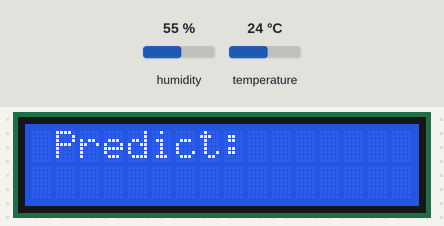
Recording of a sketch running on a simulated Arduino Uno, built with avr-gcc and run on an emulated ATmega328P. Parts: 16×2 character LCD. Inputs (shaded band) come from the test bench; at power-on: humidity 55 %, temperature 24 °C. What the sketch prints to the serial monitor is not drawn.

Above: at 1.2 s.
1.3 s: humidity set to 22 %
At 7.0 s:
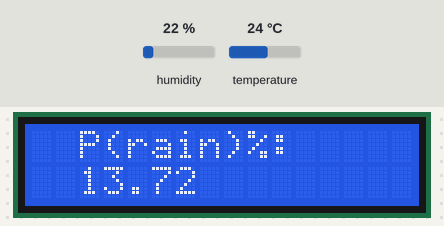
9.8 s: temperature set to 12 °C
At 15.3 s:
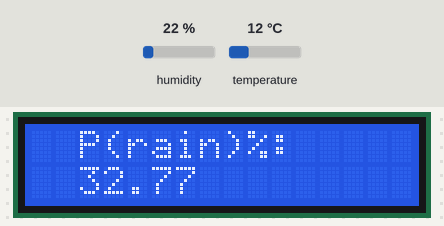
17.9 s: humidity set to 40 %
At 23.6 s:
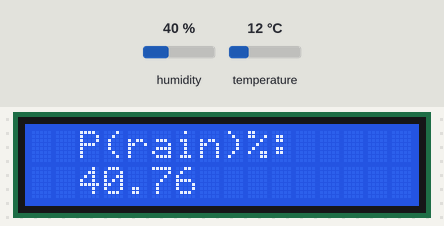
26.1 s: temperature set to 19 °C
At 31.9 s:
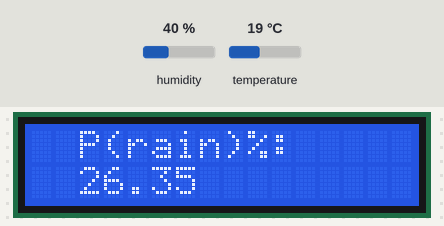
Timing chart, 0 to 33.4 s (numbered marks = the images above; inputs shaded):
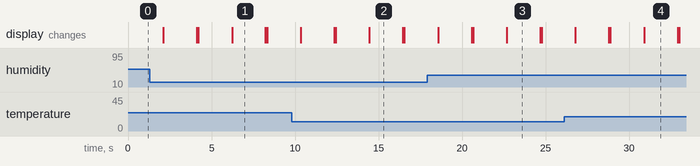

Measured:
- what the display in image 1 shows lasts 2.0 s, from 6.2 s to 8.2 s

The sketch:

arduino_code.ino
```cpp
#include <Wire.h>
#include <LiquidCrystal_I2C.h>

#include <DHT.h>
#include <DHT_U.h>
#include <math.h>


LiquidCrystal_I2C lcd(0x27, 16, 2);
// Example testing sketch for various DHT humidity/temperature sensors
// Written by ladyada, public domain

// REQUIRES the following Arduino libraries:
// - DHT Sensor Library: https://github.com/adafruit/DHT-sensor-library
// - Adafruit Unified Sensor Lib: https://github.com/adafruit/Adafruit_Sensor


#define DHTPIN 2     // Digital pin connected to the DHT sensor
// Feather HUZZAH ESP8266 note: use pins 3, 4, 5, 12, 13 or 14 --
// Pin 15 can work but DHT must be disconnected during program upload.

// Uncomment whatever type you're using!
#define DHTTYPE DHT11   // DHT 11
//#define DHTTYPE DHT22   // DHT 22  (AM2302), AM2321
//#define DHTTYPE DHT21   // DHT 21 (AM2301)

// Connect pin 1 (on the left) of the sensor to +5V
// NOTE: If using a board with 3.3V logic like an Arduino Due connect pin 1
// to 3.3V instead of 5V!
// Connect pin 2 of the sensor to whatever your DHTPIN is
// Connect pin 3 (on the right) of the sensor to GROUND (if your sensor has 3 pins)
// Connect pin 4 (on the right) of the sensor to GROUND and leave the pin 3 EMPTY (if your sensor has 4 pins)
// Connect a 10K resistor from pin 2 (data) to pin 1 (power) of the sensor

// Initialize DHT sensor.
// Note that older versions of this library took an optional third parameter to
// tweak the timings for faster processors.  This parameter is no longer needed
// as the current DHT reading algorithm adjusts itself to work on faster procs.
DHT dht(DHTPIN, DHTTYPE);

void setup() {
  lcd.begin();

	// Turn on the blacklight and print a message.
	lcd.backlight();
  Serial.begin(9600);
  Serial.println(F("DHTxx test!"));

  dht.begin();

}

void loop() {
  // Wait a few seconds between measurements.
  // delay(2000);
   float h = dht.readHumidity();
  // Read temperature as Celsius (the default)
  float t = dht.readTemperature();
  // Read temperature as Fahrenheit (isFahrenheit = true)
  float f = dht.readTemperature(true);

  // Check if any reads failed and exit early (to try again).
  if (isnan(h) || isnan(t) || isnan(f)) {
    Serial.println(F("Failed to read from DHT sensor!"));
    return;
  }
  float hif = dht.computeHeatIndex(f, h);
  // // Compute heat index in Celsius (isFahreheit = false)
  float hic = dht.computeHeatIndex(t, h, false);
  float lin=(-0.01896+(0.0191381*h)+(-0.09338002*t));
  float Po=(1/(1+exp(-(lin))));
  float xp=Po*100;
  lcd.setCursor(1,0);
  lcd.print("Predict: ");
  delay(2000);
  lcd.clear();

  lcd.setCursor(2,0);
  lcd.print("P(rain)%:");
  lcd.setCursor(2,1);
  lcd.print(xp);
  delay(2000);
  lcd.clear();
  // Reading temperature or humidity takes about 250 milliseconds!
  // Sensor readings may also be up to 2 seconds 'old' (its a very slow sensor)


  // // Compute heat index in Fahrenheit (the default)

  Serial.print(F("Humidity: "));
  Serial.print(h);
  Serial.print(F("%  Temperature: "));
  Serial.print(t);
  Serial.print(F("°C "));
  Serial.print(f);
  Serial.print(F("°F  Heat index: "));
  Serial.print(hic);
  Serial.print(F("°C "));
  Serial.print(hif);
  Serial.println(F("°F"));


  Serial.print(F("percentage probability of rainfall "));
  Serial.print(xp);


  // Turn on the blacklight and print a message.

  // lcd.setCursor(0, 1);
  // lcd.print("humidity  ");
  // lcd.print((int)humidity);

}

// for DHT11,
//      VCC: 5V or 3V
//      GND: GND
//      DATA: 2
```
